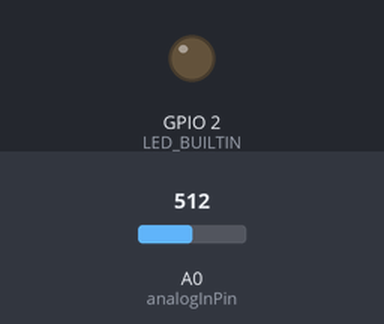
A sketch run on a simulated ESP8266 (NodeMCU). Parts: output pins drawn as LEDs (lit = HIGH, except the on-board LED, lit = LOW). The inputs (shaded band) are chosen by the test bench; at power-on: A0 (analogInPin) = 512. WiFi joins after 1.5 s; servers stay silent unless stated; uploads are accepted with an empty reply; what the sketch prints to the serial monitor is not drawn.

Above: at 1.6 s.
At 3.6 s:
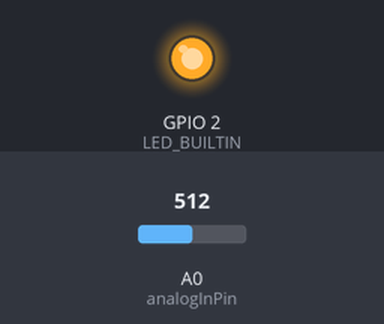
Timing chart, 0 to 5.1 s (numbered marks = the images above):
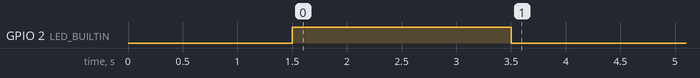

The sketch:

HTTP.ino
```cpp
//it's a program that connect to a server and share information using http
//add libraries
#include <ESP8266WiFi.h>
#include <ESP8266HTTPClient.h>
#include <WiFiClient.h>
//set the connection information
const char* ssid = "Afshari-tcz";
const char* password = "Saeed@#Hesam";
//set a pin to get the value of pot
const int analogInPin = A0;
//value of pot
int sensorValue = 0;
//name of server and the port
String serverName = "http://arha83.pythonanywhere.com/:443";
//i don't why it is here but code works
unsigned long lastTime = 0;
//delay of sending info
unsigned long timerDelay = 3000;

void setup() {
  //set the speed
  Serial.begin(115200);
  //connecting to the wifi
  WiFi.begin(ssid, password);
  Serial.println("Connecting");
  //while the device is not connected...
  while (WiFi.status() != WL_CONNECTED) {
    delay(500);
    Serial.print(".");
  }
  Serial.println("");
  Serial.print("Connected to WiFi network with IP Address: ");
  //print the wifi ip
  Serial.println(WiFi.localIP());
  pinMode(LED_BUILTIN, OUTPUT);
  digitalWrite(LED_BUILTIN, HIGH);
  delay(2000);
  digitalWrite(LED_BUILTIN, LOW);
}


void loop() {
  //get the value of sensor from pin
  sensorValue = analogRead(analogInPin);

  if ((millis() - lastTime) > timerDelay) {
    //if the wifi is still connected
    if (WiFi.status() == WL_CONNECTED) {
      //Creates a client that can connect to to a specified internet IP address and port as defined in client.connect().--->Arduino.cc
      WiFiClient client;
      //make a var as httpclient
      HTTPClient http;
      //make a web address using GET method and put it in a string var
      //for GET method use "/?" at first and use "&" to separate information
      String serverPath = serverName + "/?username=nodemcu" + "&" + "pot=" + String(sensorValue);
      Serial.print("\npotValue : ");
      Serial.println(sensorValue);
      delay(500);
      //begins connecting to server
      //i don't know what c_str()is
      http.begin(client, serverPath.c_str());
      //get the response code using GET
      int httpResponseCode = http.GET();

      if (httpResponseCode > 0) {
        Serial.print("HTTP Response code: ");
        Serial.println(httpResponseCode);
        String payload = http.getString();
        Serial.println(payload);
      }
      else {
        Serial.print("Error code: ");
        Serial.println(httpResponseCode);
      }
      http.end();
    }
    else {
      Serial.println("WiFi Disconnected");
    }
    lastTime = millis();
  }
}
```
